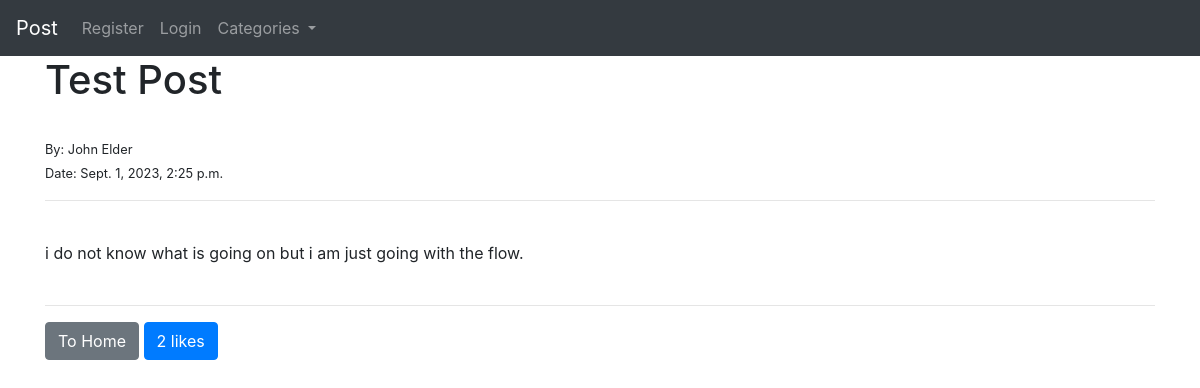
Page /article/24 on the committed database.
### theblog/models.py (models this page shows, shortened)
class Post(models.Model):
    title = models.CharField(max_length=255)
    title_tag = models.CharField(max_length=255, default="Coding")
    author = models.ForeignKey(User, on_delete=models.CASCADE)
    body = models.TextField()
    post_date = models.DateTimeField(auto_now_add=True)
    category = models.CharField(max_length=255, default="Codding")
    likes = models.ManyToManyField(User, related_name="blog_posts")
    def total_likes(self):
        return self.likes.count()

### theblog/views.py (the view)
# urls.py: path('article/<int:pk>', ArticleDetailView.as_view(), name="article_detail"),
class ArticleDetailView(DetailView):
    model = Post
    template_name = 'article_details.html'
    def get_context_data(self, *args, **kwargs):
        cat_menu = Category.objects.all()
        context = super().get_context_data(*args, **kwargs)
        see = get_object_or_404(Post, id=self.kwargs['pk'])
        total_likes = see.total_likes()
        liked = False
        if see.likes.filter(id=self.request.user.id).exists():
            liked =True
        context["cat_menu"] = cat_menu
        context["total_likes"] = total_likes
        context["liked"] = liked
        return context

### theblog/models.py (called while the page is built)
    def __str__(self):
        return self.name

### theblog/templates/article_details.html (shortened to what this page needs)
{% extends 'base.html' %}
{% block content %}
    <h1>{{ post.title }} </h1><br>
    <small>By: {{ post.author.first_name }} {{ post.author.last_name }}</small><br>
    <small>Date: {{ post.post_date }}</small>
    <hr><br>
    {{ post.body }}
{% if user.is_authenticated %}
    <br><br><hr>
        <a class="btn btn-secondary" href="{% url 'home' %}">To Home</a>
    {% if user.id == post.author.id %}
        <a class="btn btn-secondary" href="{% url 'update_post' post.pk %}">Edit</a>
        <a class="btn btn-secondary" href="{% url 'delete_post' post.pk %}">Delete</a>
    {% endif %}
    <hr><br>
    <form action="{% url 'like_post' post.pk %}" method="POST">
        {% csrf_token %}
        {% if liked %}
            <button type="submit" name="post_id" value="{{ post.id }}" class="btn btn-primary btn-sm">Dislike | {{ total_likes }}</button>
        {% else %}
            <button type="submit" name="post_id" value="{{ post.id }}" class="btn btn-primary btn-sm">Like | {{ total_likes }}</button>
        {% endif %}
    </form>
{% else %}
    <br><br><hr>
    <a class="btn btn-secondary" href="{% url 'home' %}">To Home</a>
    <button class="btn btn-primary">{{ total_likes }} likes</button>
{% endif %}
{% endblock %}

### rows in the picture
Post: title "Test Post", author.first_name "John", author.last_name "Elder", post_date "Sept. 1, 2023, 2:25 p.m.", body "i do not know what is going on but i am just going with the flow."

### other values in the picture
{{ total_likes }} "2"
